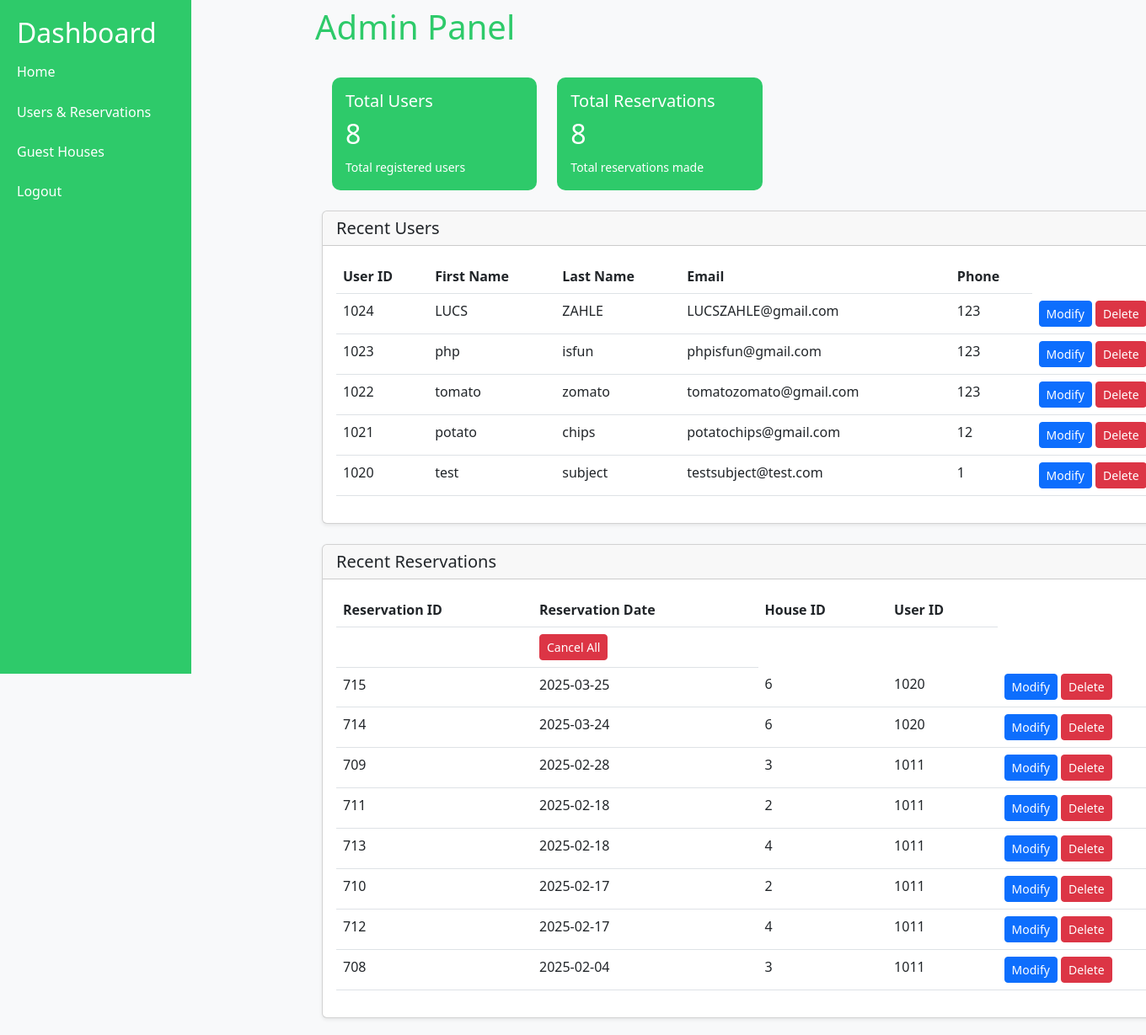
The page /dashboard.php (signed in) on the database its author committed.
### tables this page shows
CREATE TABLE `users` (
  `user_id` int(11) NOT NULL,
  `user_name` varchar(25) DEFAULT NULL,
  `user_lastName` varchar(25) DEFAULT NULL,
  `user_email` varchar(30) DEFAULT NULL,
  `user_phone` varchar(30) DEFAULT NULL,
  `user_password` varchar(150) DEFAULT NULL,
  `urole` varchar(10) NOT NULL
);

CREATE TABLE `reservations` (
  `reservation_id` int(11) NOT NULL,
  `reservation_date` varchar(15) NOT NULL,
  `house_id` int(11) NOT NULL,
  `user_id` int(11) NOT NULL
);

### dashboard.php (the view, shortened to what this page needs)
<!DOCTYPE html>
<html lang="en">
<head>
  <link href="https://cdn.jsdelivr.net/npm/bootstrap@5.3.0-alpha1/dist/css/bootstrap.min.css" rel="stylesheet">
</head>
<body>
  <div class="container-fluid">
    <div class="row">
      <div class="col-md-10" style="margin-left:350px;">
        <nav class="navbar navbar-expand-lg navbar-light bg-light">
          <div class="container-fluid">
            <h1 style="color: #2eca6a;">Admin Panel</h1></a>
          </div>
        </nav>
        <div class="main-content">
         <?php
         include 'db_connect.php';
         $user_query = "SELECT COUNT(user_id) AS total_users FROM users";
         $user_result = mysqli_query($conn, $user_query);
         $total_users = ($user_result && mysqli_num_rows($user_result) > 0) ? mysqli_fetch_assoc($user_result)['total_users'] : 0;
         $reservation_query = "SELECT COUNT(reservation_id) AS total_reservations FROM reservations";
         $reservation_result = mysqli_query($conn, $reservation_query);
         $total_reservations = ($reservation_result && mysqli_num_rows($reservation_result) > 0) ? mysqli_fetch_assoc($reservation_result)['total_reservations'] : 0;
         ?>
<div class="container-fluid">
  <div class="row g-4 mb-4">
    <div class="col-12 col-sm-6 col-xl-3">
      <div style="background-color: #2eca6a !important;" class="card stats-card bg-dark text-white">
        <div class="card-body">
          <h5><i class="fas fa-users"></i> Total Users</h5>
          <h2><?php echo $total_users; ?></h2>
          <span class="small">Total registered users</span>
        </div>
      </div>
    </div>
    <div class="col-12 col-sm-6 col-xl-3">
      <div style="background-color: #2eca6a !important;" class="card stats-card bg-dark text-white">
        <div class="card-body">
          <h5><i class="fas fa-calendar-check"></i> Total Reservations</h5>
          <h2><?php echo $total_reservations; ?></h2>
          <span class="small">Total reservations made</span>
        </div>
      </div>
    </div>
  </div>
</div>
           <div class="row mt-4">
             <div class="col-12">
               <div class="card shadow-sm">
                 <div class="card-header">
                   <h5 class="mb-0">Recent Users</h5>
                 </div>
                 <div class="card-body">
                   <table class="table table-hover">
                     <thead>
                       <tr>
                         <th>User ID</th>
                         <th>First Name</th>
                         <th>Last Name</th>
                         <th>Email</th>
                         <th>Phone</th>
                       </tr>
                     </thead>
                     <tbody>
                       <?php
                       $query = "SELECT user_id, user_name, user_lastName, user_email, user_phone,urole FROM users WHERE urole!='admin' ORDER BY user_id DESC";
                       $result = mysqli_query($conn, $query);
                       while ($row = mysqli_fetch_assoc($result)) {
                         echo "<tr>";
                         echo "<td>" . htmlspecialchars($row['user_id']) . "</td>";
                         echo "<td>" . htmlspecialchars($row['user_name']) . "</td>";
                         echo "<td>" . htmlspecialchars($row['user_lastName']) . "</td>";
                         echo "<td>" . htmlspecialchars($row['user_email']) . "</td>";
                         echo "<td>" . htmlspecialchars($row['user_phone']) . "</td>";
                         echo "<td>
                           <a href='modify_user.php?user_id=".$row['user_id']."' class='btn btn-primary btn-sm'>Modify</a>
                           <a href='delete_user.php?user_id=".$row['user_id']."' class='btn btn-danger btn-sm' onclick='return confirm(\"Are you sure?\")'>Delete</a>
                         </td>";
                         echo "</tr>";
                       }
                       ?>
                     </tbody>
                   </table>
                 </div>
               </div>
             </div>
           </div>
           <div class="row mt-4">
             <div class="col-12">
               <div class="card shadow-sm">
                 <div class="card-header">
                   <h5 class="mb-0">Recent Reservations</h5>
                 </div>
                 <div class="card-body">
                   <table class="table table-hover">
                     <thead>
                       <tr>
                         <th>Reservation ID</th>
                         <th>Reservation Date</th>
                         <th>House ID</th>
                         <th>User ID</th>
                       </tr>
                     </thead>
                     <tbody>
                       <?php
                       $query = "SELECT reservation_id, reservation_date, house_id, user_id FROM reservations ORDER BY reservation_date DESC";
                       $result = mysqli_query($conn, $query);
                       echo "<tr>" ;
                       echo "<td>" ;
                       echo "<td>
                                <a href='delete_all_reservations.php' class='btn btn-danger btn-sm' onclick='return confirm(\"Are you sure?\")'>Cancel All</a></td>";
                       while ($row2 = mysqli_fetch_assoc($result)) {
                         echo "<tr>";
                         echo "<td>" . htmlspecialchars($row2['reservation_id']) . "</td>";
                         echo "<td>" . htmlspecialchars($row2['reservation_date']) . "</td>";
                         echo "<td>" . htmlspecialchars($row2['house_id']) . "</td>";
                         echo "<td>" . htmlspecialchars($row2['user_id']) . "</td>";
                         echo "<td>
                           <a href='modify_reservation.php?reservation_id=" . $row2['reservation_id'] . "' class='btn btn-primary btn-sm'>Modify</a>
                           <a href='delete_reservation.php?reservation_id=" . $row2['reservation_id'] . "' class='btn btn-danger btn-sm' onclick='return confirm(\"Are you sure?\")'>Delete</a>
                         </td>";
                         echo "</tr>";
                       }
                       ?>
                     </tbody>
                   </table>
                 </div>
               </div>
             </div>
           </div>
         </div>
        </div>
      </div>
    </div>
</body>
</html>

### dashboard.php (style rules this page uses)
body { background-color: #f8f9fa; }
.sidebar { height: 100vh; background-color: #2eca6a; color: #fff; padding: 20px; }
.sidebar a { color: #fff; text-decoration: none; display: block; padding: 10px 0; }
.main-content { padding: 20px; }
.stats-card { transition: transform 0.3s; border: none; border-radius: 10px; }

### rows shown on the page
users: user_id "1024", user_name "LUCS", user_lastName "ZAHLE", user_email "LUCSZAHLE@gmail.com", user_phone "123"
users: user_id "1023", user_name "php", user_lastName "isfun", user_email "phpisfun@gmail.com", user_phone "123"
users: user_id "1022", user_name "tomato", user_lastName "zomato", user_email "tomatozomato@gmail.com", user_phone "123"
users: user_id "1021", user_name "potato", user_lastName "chips", user_email "potatochips@gmail.com", user_phone "12"
users: user_id "1020", user_name "test", user_lastName "subject", user_email "testsubject@test.com", user_phone "1"
reservations: reservation_id "715", reservation_date "2025-03-25", house "6", user "1020"
reservations: reservation_id "714", reservation_date "2025-03-24", house "6", user "1020"
reservations: reservation_id "709", reservation_date "2025-02-28", house "3", user "1011"
reservations: reservation_id "711", reservation_date "2025-02-18", house "2", user "1011"
reservations: reservation_id "713", reservation_date "2025-02-18", house "4", user "1011"
reservations: reservation_id "710", reservation_date "2025-02-17", house "2", user "1011"
reservations: reservation_id "712", reservation_date "2025-02-17", house "4", user "1011"
reservations: reservation_id "708", reservation_date "2025-02-04", house "3", user "1011"

### other values the page prints
$total_users "8"
$total_reservations "8"
